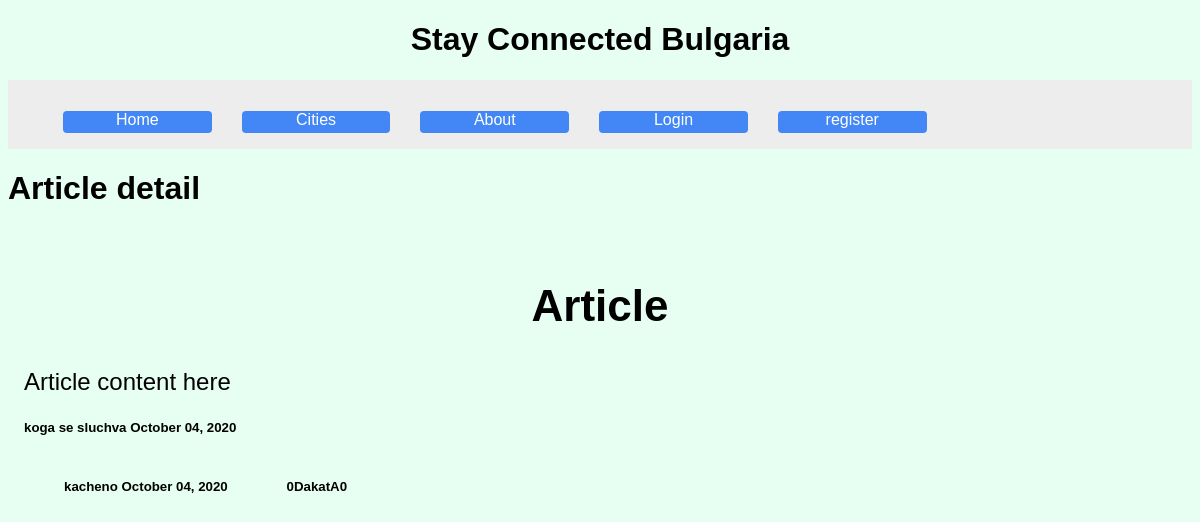
The page /articles/detail/8/ on the database its author committed.
### articles/models.py (models this page shows, shortened)
class Article(models.Model):
    title = models.CharField(max_length=100)
    content = models.TextField()
    date_posted = models.DateTimeField(default=timezone.now)
    date_of_action = models.DateTimeField(default=timezone.now)
    cities = [
    ('SOFIA', 'Sofia'),
    ('BURGAS', 'Burgas'),
    ('PLOVDIV', 'Plovdiv'),
    ('VARNA', 'Varna'),
    ('RUSE', 'Ruse'),
    ]
    city = models.CharField(
        max_length=10,
        choices=cities,
        default='SOFIA',
    )
    author = models.ForeignKey(User, on_delete=models.CASCADE)

### articles/views.py (the view)
# urls.py: path('detail/<int:pk>/', views.ArticleDetailView.as_view(), name='article-detail'),
class ArticleDetailView(DetailView):
    model=Article
    template_name="articles/article_detail.html"
    context_object_name="article"

### articles/templates/articles/article_detail.html (shortened to what this page needs)
{% extends "pages/base.html" %}
{% block content %}
    <h1>Article detail</h1>
    <div class="container">
      <h2 class="title">{{ article.title }}</h2>
      <p class="text">{{ article.content }}</p>
      <h5>koga se sluchva {{ article.date_of_action|date:"F d, Y" }}</h5>
      <ul>
          <li><h5>kacheno {{ article.date_posted|date:"F d, Y" }}</h5></li>
          <li><h5 class="author">{{ article.author }}</h5></li>
      </ul>
    </div>
{% endblock content %}

### pages/static/pages/main.css (style rules this page uses)
body { font-family: Arial, Helvetica, sans-serif; background-color: #e6fff2; }
* { box-sizing: border-box; }
.container { padding: 16px; }
.title { text-align: center; font-size: 44px; }
.text { font-size: 18pt; }
ul { display: block; width: 100%; }
ul li { list-style: none; margin: 0; padding: 0; display: inline-flex; }
.author { text-align: left; margin-left: 90%; }

### rows shown on the page
Article: title "Article", content "Article content here", date_of_action "October 04, 2020", date_posted "October 04, 2020", author "0DakatA0"
